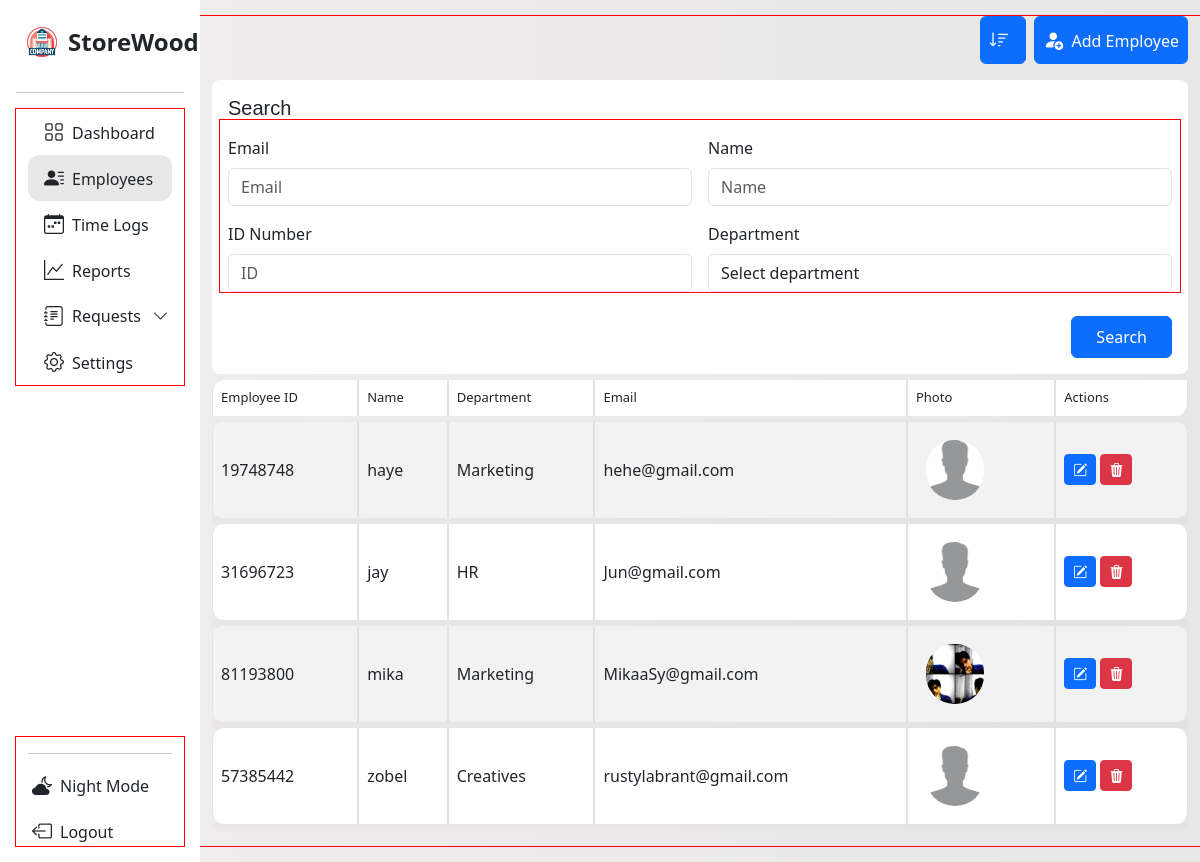
Page /employee_management?sort_by=name on the committed database.
### tables this page shows
CREATE TABLE employee 
                            (id INTEGER PRIMARY KEY AUTOINCREMENT,
                            employee_id TEXT, name TEXT, department TEXT,
                            photo_path TEXT, time_in TEXT, email TEXT);

### App/main.py (the view)
@app.route('/employee_management')
def employees_management():
    sort_by = request.args.get('sort_by')
    valid_fields = ['name', 'department', 'email']
    query = '''SELECT employee_id, name, department, email, photo_path, id FROM employee'''
    if sort_by in valid_fields:
        query += f' ORDER BY {sort_by} COLLATE NOCASE'
    try:
        with sqlite3.connect(db.connect_employee()) as con:
            cur = con.cursor()
            cur.execute(query)
            employee = cur.fetchall()
    except sqlite3.Error as e:
        print("Fetch error:", e)
        employee = []
    return render_template('e_manage.html', employee=employee, field=sort_by, page='requests', subpage='new')

### App/database.py (called while the page is built)
    def connect_employee(self):
        return self.employee_database

### App/templates/e_manage.html (shortened to what this page needs)
<!DOCTYPE html>
<html lang="en">
<head>
  <link rel="stylesheet" href="{{ url_for('static', filename='dash.css') }}">
  <link rel="stylesheet" href="{{ url_for('static', filename='manage.css') }}">
  <link href="https://cdn.jsdelivr.net/npm/bootstrap-icons@1.11.3/font/bootstrap-icons.css" rel="stylesheet">
  <link href='https://unpkg.com/boxicons@2.1.4/css/boxicons.min.css' rel='stylesheet'>
  <link href="https://cdn.jsdelivr.net/npm/bootstrap@5.3.0/dist/css/bootstrap.min.css" rel="stylesheet">
</head>
<body>
<div class="container-fluid overflow-hidden">
  <div class="row vh-100 overflow-auto">
     <nav id="sidebarMenu" class="col-12 col-sm-4 col-md-3 col-lg-3 col-xl-2 bg-col px-0 position-sticky sticky-top">
  <div class="d-flex w-100 flex-column p-3 align-items-sm-start pt-4 h-100">
    <a href="/" class="d-flex align-items-center mb-3 text-dark text-decoration-none w-100 px-2">
      <img src="{{ url_for('static', filename='img/company.png') }}?v=2" alt="Logo" width="36" height="36" class="me-2">
      <span class="fs-4 fw-semibold">StoreWood</span>
    </a>
    <hr class="w-100">
    <ul class="nav nav-pills flex-column mb-auto w-100" id="menu">
      <div class="container con-li">
        <li class="nav-item">
          <a href="{{ url_for('management') }}" class="nav-link text-dark">
            <i class="fs-5 bi bi-grid"></i><span class="ms-2">Dashboard</span>
          </a>
        </li>
        <li class="nav-item">
          <a class="nav-link text-dark {% if page == 'requests' %}active-page{% endif %}" href="{{ url_for('employees_management') }}">
            <i class="bi bi-person-lines-fill fs-5"></i><span class="ms-2">Employees</span>
          </a>
        </li>
        <li>
          <a href="#" class="nav-link text-dark">
            <i class="bi bi-calendar-week fs-5"></i><span class="ms-2">Time Logs</span>
          </a>
        </li>
        <li>
          <a href="#" class="nav-link text-dark">
            <i class="fs-5 bi bi-graph-up"></i><span class="ms-2">Reports</span>
          </a>
        </li>
      <li class="nav-item">
        <a class="nav-link d-flex justify-content-between align-items-center text-dark"
          data-bs-toggle="collapse" href="#requestsSubMenu"  role="button"
          aria-expanded="false" aria-controls="requestsSubMenu">
          <span class="d-flex align-items-center gap-2 flex-grow-1">
            <i class="fs-5 bi bi-journal-text"></i>
            <span class="text-truncate">Requests</span>
          </span>
          <i class="bi bi-chevron-down arrow-icon ms-2"></i>
        </a>
      </li>
        <li>
          <a href="#" class="nav-link text-dark">
            <i class="fs-5 bi bi-gear"></i><span class="ms-2">Settings</span>
          </a>
        </li>
      </div>
    </ul>
    <div class="container mt-auto">
      <hr class="w-100">
      <a href="{{ url_for('admin_login') }}" class="nav-link text-dark mt-3">
        <i class="bi bi-cloud-moon-fill fs-5 ms-1"></i><span class="ms-2">Night Mode</span>
      </a>
      <a href="{{ url_for('admin_login') }}" class="nav-link text-dark mt-3">
        <i class="bi bi-box-arrow-left fs-5 ms-1"></i><span class="ms-2">Logout</span>
      </a>
    </div>
  </div>
</nav>
<div class="col d-flex flex-column w-50">
<div class="row mb-3 mt-3">
  <div class="col-12 d-flex justify-content-end flex-wrap gap-2 gap-md-0">
       <div class="d-flex flex-row align-items-center gap-2 mb-3 flex-wrap">
      <div>
        <div class="dropdown">
          <button class="btn btn-primary p-2 pe-3" type="button" title="Dropdown" id="sortDropdown" data-bs-toggle="dropdown" aria-expanded="false">
            <i class="bi bi-sort-down fs-5"></i>
          </button>
        </div>
      </div>
      <div>
        <a href="{{ url_for('add_employee') }}">
          <button class="btn btn-primary p-2" type="button">
            <i class="bi bi-person-fill-add fs-5"></i> <span class="ms-1">Add Employee</span>
          </button>
        </a>
      </div>
    </div>
      <div class="col-12">
        <form action="{{ url_for('search_employee') }}" method="get" class="rounded-3 p-3" style="background-color: white;">
          <p class="search-txt h5 mb-3">Search</p>
          <div class="row g-3">
            <div class="col-md-6">
              <label for="e-email" class="form-label">Email</label>
              <input name="email" value="{{ email or '' }}" type="email" id="e-email" class="form-control" placeholder="Email">
            </div>
            <div class="col-md-6">
              <label for="e-name" class="form-label">Name</label>
              <input name="name" value="{{ name or '' }}" type="text" id="e-name" class="form-control" placeholder="Name">
            </div>
            <div class="col-md-6">
              <label for="e-id" class="form-label">ID Number</label>
              <input name="identification-number" value="{{ iden_num or '' }}" type="text" id="e-id" class="form-control" placeholder="ID">
            </div>
            <div class="col-md-6">
              <label for="e-dept" class="form-label">Department</label>
              <select id="e-dept" class="form-control" name="department">
                <option selected disabled>Select department</option>
              </select>
            </div>
          </div>
          <div class="d-flex justify-content-end mt-4">
            <button type="submit" class="btn btn-primary px-4 py-2">Search</button>
          </div>
        </form>
      </div>
  <div class="col-12">
    <div class="table-responsive">
      <table class="table table-striped table-bordered custom-table">
        <thead class="head">
          <tr>
            <th>Employee ID</th>
            <th>Name</th>
            <th>Department</th>
            <th>Email</th>
            <th>Photo</th>
            <th>Actions</th>
          </tr>
        </thead>
        <tbody>
          {% if employee %}
            {% for emp in employee %}
              <tr>
                <td>{{ emp[0] }}</td>
                <td>{{ emp[1] }}</td>
                <td>{{ emp[2] }}</td>
                <td>{{ emp[3] }}</td>
                <td>
                  {% if emp[4] %}
                    <img class="employee-photos" src="{{ url_for('static', filename=emp[4]) }}" width="100" alt="Employee Photo">
                  {% endif %}
                </td>
                <td>
                  <a href="{{ url_for('edit_employees_profile', id=emp[5]) }}" class="btn btn-primary btn-sm"><i class="bi bi-pencil-square"></i></a>
                  <a href="{{ url_for('delete_employee_profile', id=emp[5]) }}" class="btn btn-danger btn-sm"><i class="bi bi-trash3-fill"></i></a>
                </td>
              </tr>
            {% endfor %}
          {% else %}
            <tr>
              <td colspan="6" class="text-center">No employee found.</td>
            </tr>
          {% endif %}
        </tbody>
      </table>
    </div>
  </div>
</div>
    </div>
  </div>
</div>
</body>
</html>

### App/static/dash.css (style rules this page uses)
* { scrollbar-width: none; }
body { background: linear-gradient(to right, #f0eded, #e8e7e7); overflow: hidden; scrollbar-width: none; height: 100%; }
*, *::before, *::after { box-sizing: border-box; }
.bg-col { background-color: rgb(255, 255, 255) !important; }
.dropdown { width: 100%; z-index: 100; }
.custom-table { border-collapse: separate !important; border-spacing: 0 6px; height: 30px; border-radius: 10px; overflow-y: scroll; }
.custom-table tbody tr td, .custom-table tbody tr th { height: 70px; vertical-align: middle; }
.custom-table tbody tr { background-color: #fff; box-shadow: 0 2px 8px rgba(0, 0, 0, 0.05); }
.custom-table tbody tr td:first-child, .custom-table tbody tr th:first-child { border-top-left-radius: 12px; border-bottom-left-radius: 12px; }
.custom-table tbody tr td:last-child { border-top-right-radius: 12px; border-bottom-right-radius: 12px; }
.custom-table thead th:first-child { border-top-left-radius: 12px; }
.custom-table thead th:last-child { border-bottom-right-radius: 12px; }
thead.head th { font-size: small; font-weight: 500; }
.bg-col { background-color: white; }
.bg-col ul li { min-width: 140px; max-width: 100%; width: auto; }
#sidebarMenu { height: 100vh; overflow-y: scroll; overflow-x: hidden; position: sticky; top: 0; scrollbar-width: none; -ms-overflow-style: none; }
.nav-link.active-page { background-color: rgba(107, 104, 104, 0.15); border-radius: 12px; }
.bg-col ul#menu > .con-li > li > .nav-link:hover, .bg-col ul#menu > .con-li > li > .nav-link.active-page { background-color: rgba(107, 104, 104, 0.15) !important; border-radius: 12px; transition: 0.3s; }
main, .container, .row, .col { outline: 1px solid red; }
.search-txt { font-weight: 400; font-family: 'Gill Sans', 'Gill Sans MT', Calibri, 'Trebuchet MS', sans-serif; }
#sortDropdown i { font-size: 20px; }
.arrow-icon { transition: transform 0.3s ease; display: inline-block; position: relative; width: 1.2em; text-align: center; }
.arrow-icon::before { content: ''; display: inline-block; width: 0; }

### App/static/manage.css (style rules this page uses)
.employee-photos { padding: 10px; width: 4.9rem; height: 5rem; border-radius: 2.4em; object-fit: cover; }

### rows in the picture
employee: employee "19748748", name "haye", department "Marketing", email "hehe@gmail.com", photo_path (placeholder picture)
employee: employee "31696723", name "jay", department "HR", email "Jun@gmail.com", photo_path (placeholder picture)
employee: employee "81193800", name "mika", department "Marketing", email "MikaaSy@gmail.com", photo_path (picture)
employee: employee "57385442", name "zobel", department "Creatives", email "rustylabrant@gmail.com", photo_path (placeholder picture)
